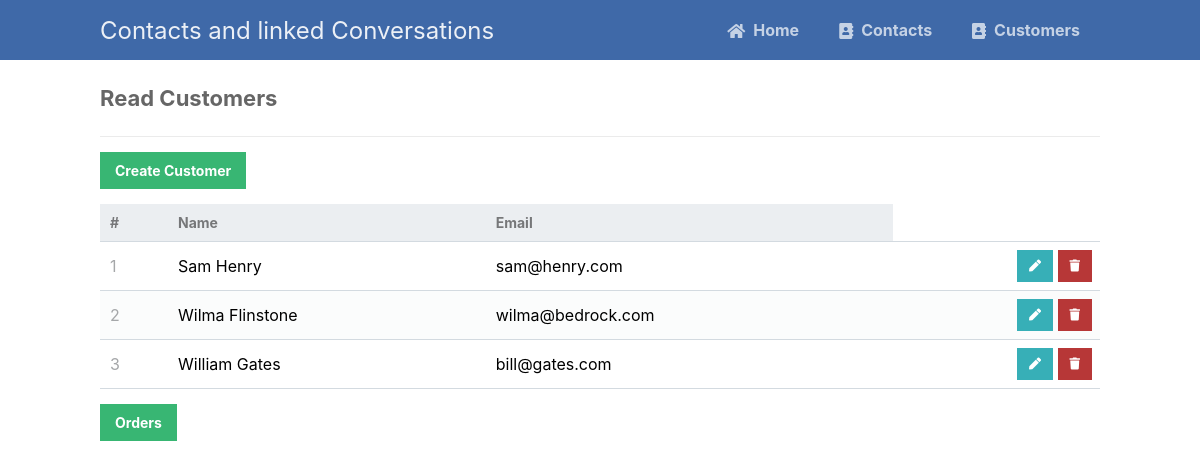
Page /myCrudLinked/scripts/customers_table/customers_read.php on the committed database.
### tables this page shows
CREATE TABLE customers (
   custId INT AUTO_INCREMENT NOT NULL,
   custName VARCHAR(100) NOT NULL,
   custEmail VARCHAR(150) UNIQUE NOT NULL,
   custPassword VARCHAR(100),
   PRIMARY KEY (custId)
);

### myCrudLinked/scripts/customers_table/customers_read.php (the view, shortened to what this page needs)
<?php
@include_once (APP_ROOT.APP_FOLDER_NAME . '/scripts/functions.php');
$pdo = pdo_connect_mysql();
$page = isset($_GET['page']) && is_numeric($_GET['page']) ? (int)$_GET['page'] : 1;
$records_per_page = 5;
$stmt = $pdo->prepare('SELECT * FROM customers ORDER BY custId LIMIT :current_page, :record_per_page');
$stmt->bindValue(':current_page', ($page-1)*$records_per_page, PDO::PARAM_INT);
$stmt->bindValue(':record_per_page', $records_per_page, PDO::PARAM_INT);
$stmt->execute();
$customers = $stmt->fetchAll(PDO::FETCH_ASSOC);
?>
<?=template_header('Read')?>
<div class="content read">
	<h2>Read Customers</h2>
	<a href="customers_create.php" class="create-contact">Create Customer</a>
	<table>
        <thead>
            <tr>
                <td>#</td>
                <td>Name</td>
                <td>Email</td>
            </tr>
        </thead>
        <tbody>
            <?php foreach ($customers as $customer): ?>
            <tr>
                <td><?=$customer['custId']?></td>
                <td><?=$customer['custName']?></td>
                <td><?=$customer['custEmail']?></td>
                <td class="actions">
                    <a href="customers_update.php?custId=<?=$customer['custId']?>" class="edit"><i class="fas fa-pen fa-xs"></i></a>
                    <a href="customers_delete.php?custId=<?=$customer['custId']?>" class="trash"><i class="fas fa-trash fa-xs"></i></a>
                </td>
            </tr>
            <?php endforeach; ?>
        </tbody>
    </table>
    <a href="../orders_table/orders_read.php" class="create-contact">Orders</a>
</div>
<?=template_footer()?>

### myCrudLinked/styles/style.css (style rules this page uses)
* { box-sizing: border-box; font-family: -apple-system, BlinkMacSystemFont, "segoe ui", roboto, oxygen, ubuntu, cantarell, "fira sans", "droid sans", "helvetica neue", Arial, sans-serif; font-size: 16px; -webkit-font-smoothing: antialiased; -moz-osx-font-smoothing: grayscale; }
body { background-color: #FFFFFF; margin: 0; }
.content { width: 1000px; margin: 0 auto; }
.content h2 { margin: 0; padding: 25px 0; font-size: 22px; border-bottom: 1px solid #ebebeb; color: #666666; }
.read .create-contact { display: inline-block; text-decoration: none; background-color: #38b673; font-weight: bold; font-size: 14px; color: #FFFFFF; padding: 10px 15px; margin: 15px 0; }
.read table { width: 100%; padding-top: 30px; border-collapse: collapse; }
.read table thead { background-color: #ebeef1; border-bottom: 1px solid #d3dae0; }
.read table thead td { padding: 10px; font-weight: bold; color: #767779; font-size: 14px; }
.read table tbody tr { border-bottom: 1px solid #d3dae0; }
.read table tbody tr:nth-child(even) { background-color: #fbfcfc; }
.read table tbody tr td { padding: 10px; }
.read table tbody tr td:nth-child(1) { color: #a5a7a9; }
.read table tbody tr td.actions { padding: 8px; text-align: right; }
.read table tbody tr td.actions .edit, .read table tbody tr td.actions .trash { display: inline-flex; text-align: right; text-decoration: none; color: #FFFFFF; padding: 10px 12px; }
.read table tbody tr td.actions .trash { background-color: #b73737; }
.read table tbody tr td.actions .edit { background-color: #37afb7; }

### rows in the picture
customers: custId "1", custName "Sam Henry", custEmail "sam@henry.com"
customers: custId "2", custName "Wilma Flinstone", custEmail "wilma@bedrock.com"
customers: custId "3", custName "William Gates", custEmail "bill@gates.com"
